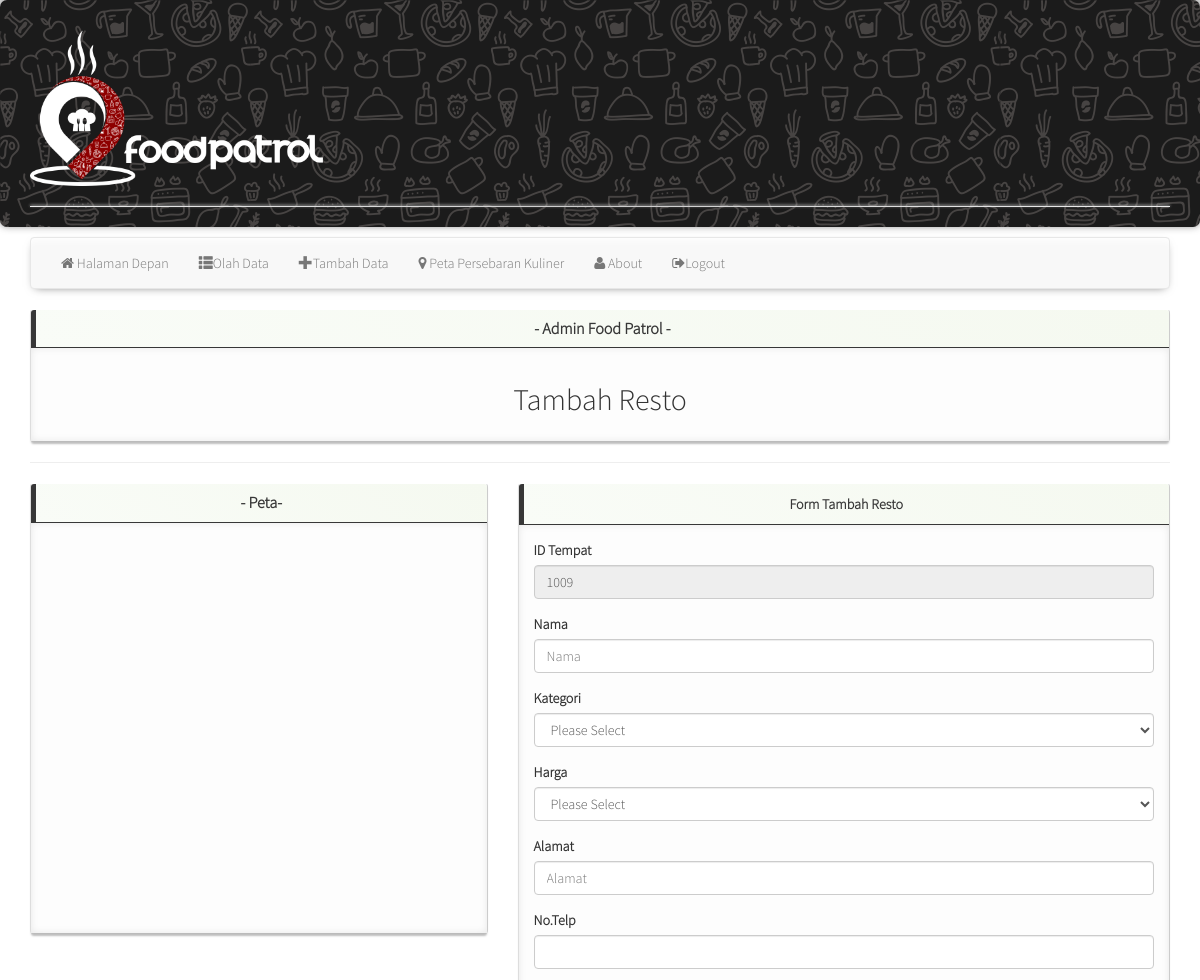
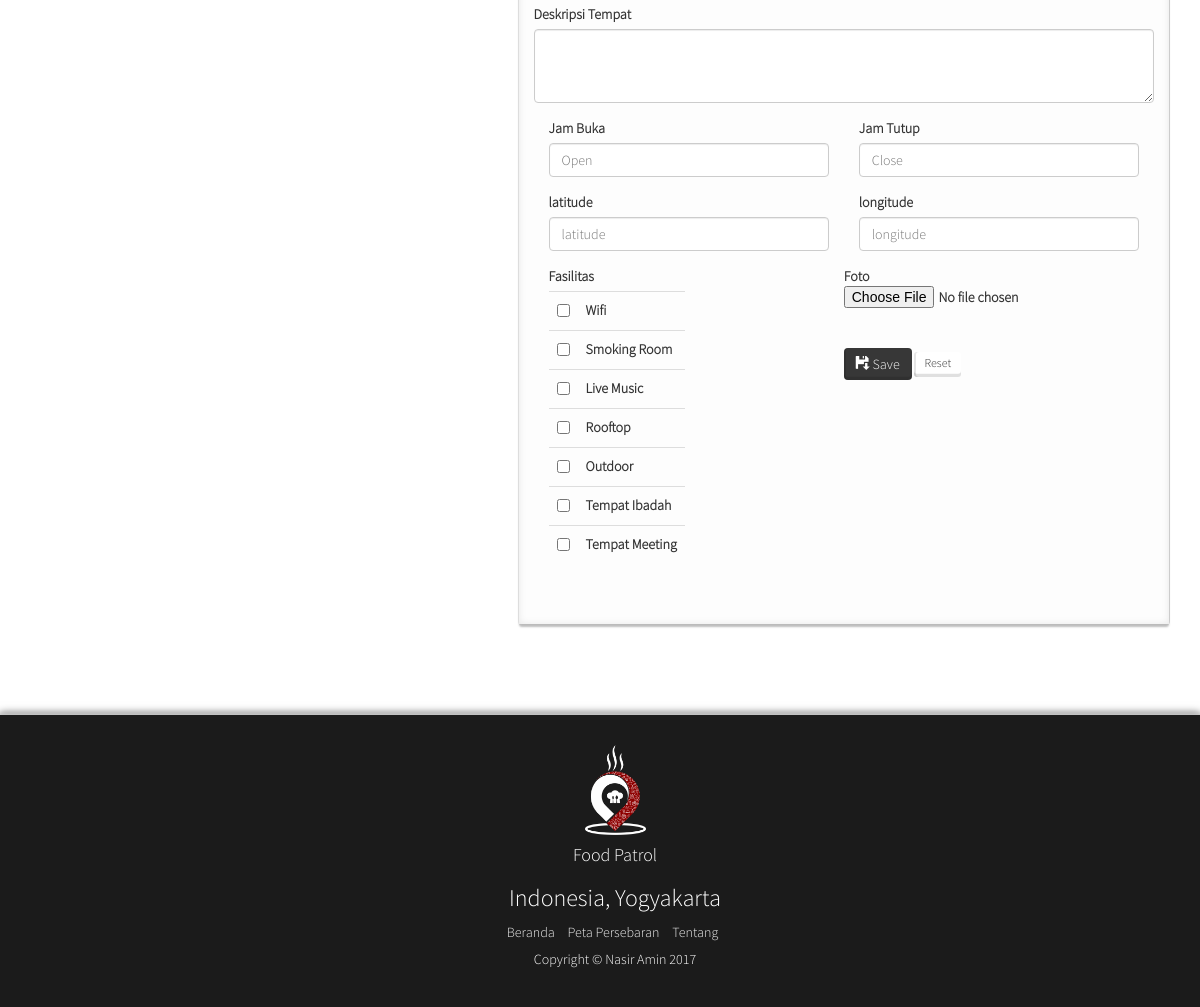
Page /tambah_resto.php on the earlier database version (2 pictures, top to bottom).
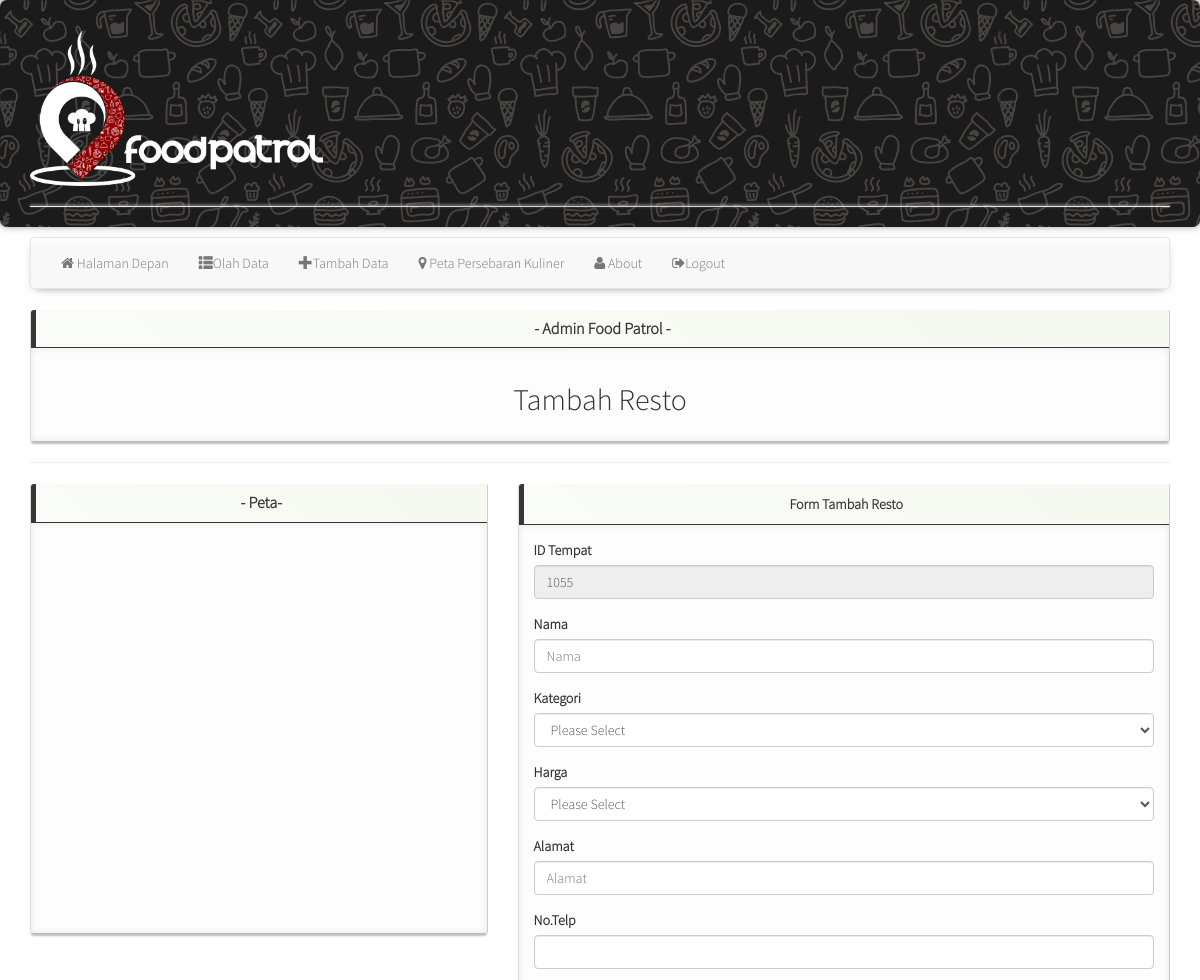
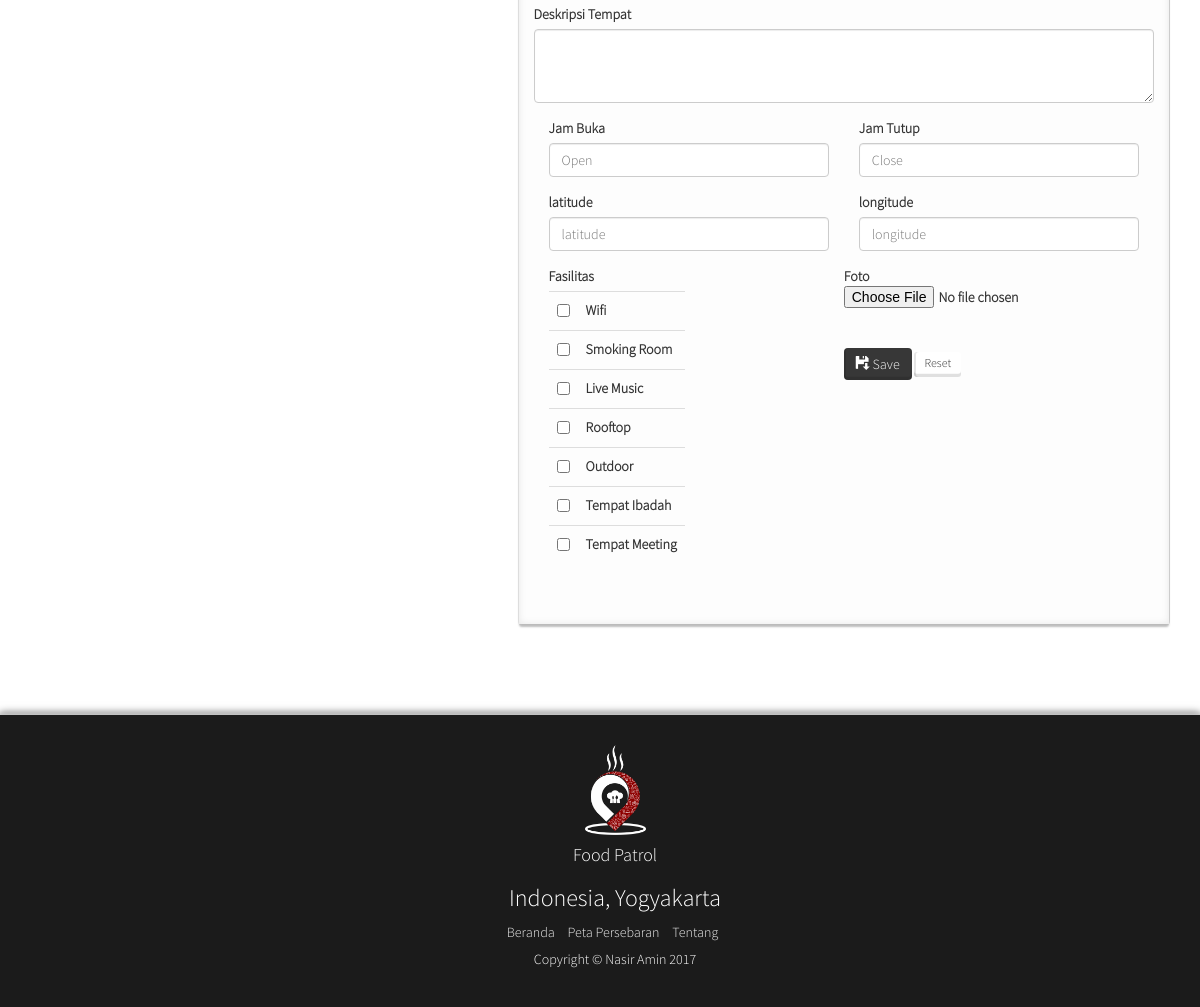
Same page on the later database version (2 pictures, top to bottom).
### tables this page shows
CREATE TABLE `tempat` (
  `id_tempat` int(20) NOT NULL,
  `nama_tempat` varchar(100) NOT NULL,
  `alamat` text NOT NULL,
  `no_telp` varchar(100) NOT NULL,
  `deskripsi` text NOT NULL,
  `id_kategori_tempat` int(20) NOT NULL,
  `url` varchar(255) NOT NULL,
  `open_time` time NOT NULL,
  `close_time` time NOT NULL,
  `lat` double NOT NULL,
  `lng` double NOT NULL,
  `id_harga` int(20) NOT NULL,
  `status` int(20) NOT NULL,
  `rating` float NOT NULL
);

CREATE TABLE `fasilitas` (
  `id_fasilitas` int(20) NOT NULL,
  `nama_fasilitas` varchar(100) NOT NULL,
  `url` varchar(255) NOT NULL
);

### tambah_resto.php (the view, shortened to what this page needs)
<?php
$title = "Admin Food Patrol";
include_once "header.php";
include_once "koneksi.php";
$query = "SELECT id_tempat FROM tempat ORDER BY id_tempat DESC LIMIT 1";
$result = mysql_query($query, $koneksi);
$row = mysql_fetch_array($result);
$last_id = $row["id_tempat"];
$id_letter = substr($last_id, 0, 1);
$id_num = substr($last_id, 1) + 1;
$id_num = str_pad($id_num, 3, "0", STR_PAD_LEFT);
$new_id = $id_letter . $id_num;
?>
<link rel="stylesheet" type="text/css" href="css/jquery.datetimepicker.css"/>
      <div class="row">
        <div class="col-md-12">
          <div class="panel panel-info panel-dashboard">
            <div class="panel-heading centered">
              <h2 class="panel-title"><strong> - <?php echo $title ?> - </strong></h2>
            </div>
            <div class="panel-body centered">
                     <h2>Tambah Resto</h2>
                    </div>
              </div>
                  <hr />
                  <div class="row">
 <div class="col-md-5">
          <div class="panel panel-info panel-dashboard">
            <div class="panel-heading centered">
              <h2 class="panel-title"><strong> - Peta- </strong></h4>
            </div>
            <div class="panel-body">
              <div id="map" style="width:100%;height:380px;"></div>
            </div>
          </div>
        </div>
                   <div class="col-md-7">
                     <div class="panel panel-info panel-dashboard">
                        <div class="panel-heading centered">
                             Form Tambah Resto
                        </div>
                       <div class="panel-body">
                  <form  method="post" enctype="multipart/form-data" name="form"  action="input_resto.php">
   <div class="form-group">
    <label class="col-form-label" for="id_tempat">ID Tempat</label>
   <input type="text" class="form-control" name="id_tempat" id="id_tempat"  placeholder="ID"  readonly="readonly" value="<?php echo $new_id; ?>">
  </div>
  <div class="form-group">
    <label class="col-form-label" for="nama">Nama </label>
   <input type="text" class="form-control" name="nama_tempat" id="nama" required placeholder="Nama" >
  </div>
   <div class="form-group">
    <label class="col-form-label" for="id_kategori_tempat">Kategori </label>
      <select  name="id_kategori_tempat" class="form-control">
    <option>Please Select</option>
    </select>
  </div>
  <div class="form-group">
    <label class="col-form-label" for="harga">Harga </label>
      <select  name="id_harga" class="form-control">
    <option>Please Select</option>
    </select>
  </div>
  <div class="form-group">
    <label class="col-form-label"  for="alamat_tempat">Alamat</label>
   <input type="text" class="form-control" name="alamat" id="alamat_tempat" required placeholder="Alamat"/>
  </div>
  <div class="form-group">
    <label class="col-form-label"  for="no_tempat">No.Telp</label>
   <input type="text" class="form-control" name="no_telp" id="no_tempat" required placeholder=""/>
  </div>
  <div class="form-group">
    <label  for="deskripsi_tempat">Deskripsi Tempat</label>
   <textarea type="text" class="form-control" name="deskripsi" id="deskripsi_tempat" rows="3" >
  </textarea>
  </div>
 <div class="form-row">
    <div class="form-group col-md-6">
      <label  class="col-form-label">Jam Buka</label>
      <input  class="form-control" name="open_time" id="open_time" placeholder="Open">
    </div>
    <div class="form-group col-md-6">
      <label  class="col-form-label">Jam Tutup</label>
      <input  class="form-control" name="close_time" id="close_time" placeholder="Close">
    </div>
  </div>
 <div class="form-row">
  <div class="form-group col-md-6">
    <label class="col-form-label" >latitude </label>
   <input type="text" class="form-control" name="lat" id="latitude" required placeholder="latitude" >
  </div>
  <div class="form-group col-md-6">
    <label class="col-form-label">longitude</label>
   <input type="text" class="form-control" name="lng" id="longitude" required placeholder="longitude" >
  </div>
</div>
<div class="form-group">
  <div class="form-group col-md-6">
      <label class="col-form-label" for="id_tempat">Fasilitas</label>
        <div class="form-check">
          <label class="form-check-label">
              <table class="table ">
       <?php
          $query= mysql_query("select * from fasilitas");
          while($hasil=mysql_fetch_array($query)){
       ?>
          <tr>
           <td>
                <input type="checkbox" class="form-check-input" name="fasilitas[]"
                value="<?php echo $hasil['id_fasilitas']?>">
          </td>
           <td>
                <?php echo $hasil['nama_fasilitas']?>
          </td>
          </tr>
       <?php
         }
       ?>
              </table>
            </label>
          </div>
  </div>
</div>
<div class="form-group">
    <label class="custom-file" >Foto
    <input class="custom-file-input" type="file" name="url" placeholder="foto" />
 </div>
  <br>
   <button class="btn btn-primary" type="submit" name="submit" id="submit" value="submit" ><span class="glyphicon glyphicon-floppy-save"></span>&nbsp;Save</button> <button type="reset" class="btn btn-default btn-sm">Reset</button></div>
 </div>
            </div>
          </div></div></div></div>
<?php include_once "footer.php" ?>

### header.php (shortened to what this page needs)
<!DOCTYPE html>
<html lang="en">
  <head>
    <link href="css/bootstrap.min.css" rel="stylesheet">
    <link rel="stylesheet" href="css/font-awesome.min.css">
    <link href="css/style.css" rel="stylesheet">
    <link href="css/datatable-bootstrap.css" rel="stylesheet">
  </head>
  <body>
    <div class="footer footer2">
    <div class="container">
      <div class="row">
                <img  src="img/logofixheader.png" width="25%" height="25%" />
              </div>
            </div>
            <hr class="hr1 margin-b-10" />
          </div>
    <div class="container margin-b70">
    <nav class="navbar navbar-default navbar-utama" role="navigation">
        <div class="collapse navbar-collapse navbar-ex1-collapse">
          <ul class="nav navbar-nav">
            <li><a href="home.php"><i class="fa fa-home"></i> Halaman Depan</a></li>
            <li class="dropdown"><a class="dropdown-toggle" data-toggle="dropdown" href="#"><i class="glyphicon glyphicon-th-list"></i>Olah Data </a>
       </li>
       <li class="dropdown"><a class="dropdown-toggle" data-toggle="dropdown" href="#"><i class="glyphicon glyphicon-plus"></i>Tambah Data </a>
       </li>
            <li><a href="peta.php"><i class="fa fa-map-marker"></i> Peta Persebaran Kuliner</a></li>
            <li><a href="about.php" data-toggle="modal" data-target="#about"><i class="fa fa-user"></i> About</a></li>
            <li><a href="logout.php" data-toggle="modal" data-target="#about"><i class="fa fa-sign-out"></i>Logout</a></li>
          </ul>
        </div>
      </nav>

### footer.php (shortened to what this page needs)
<div class="footer footer1">
      <div class="container">
        <div class="row">
          <div class="col-md-4 col-md-offset-4">
            <img src="img/logo-doang.png" width="61" height="90" />
            <h4 class="white">Food Patrol</h4>
          <h3 class="white">Indonesia, Yogyakarta</h3>
          <ul class="list-inline">
            <li><a href="home.php" class="link-footer">Beranda</a></li>
            <li><a href="peta.php" class="link-footer">Peta Persebaran</a></li>
            <li><a href="about.php" data-toggle="modal" data-target="#about" class="link-footer">Tentang</a></li>
          </ul>
          <h5 class="white">Copyright &copy; Nasir Amin 2017</h5>
          </div>
        </div>
      </div>
    </div>
  </body>
</html>

### css/style.css (style rules this page uses)
body { font-family: sistem; }
textarea { resize: vertical; }
.btn { border: 0; border-bottom: 0; border-left: 0; font-weight: '900'; box-shadow: inset 0 -3.2px rgba(0, 0, 0, 0.12), inset 2px 0 rgba(0, 0, 0, 0.1); outline: none; -webkit-outline: none; -o-outline: none; -moz-outline: none; }
.btn-sm { padding-top: 1.5px; }
.navbar-utama { box-shadow: 0px 3px 9px -5px #6D6D6D, 0px 7px 8px -5px #fff inset; }
.footer1 { padding: 30px; text-align: center; box-shadow: 0px -2px 4px #ccc, 0 -2px 8px 0px #666; background-color: #1B1B1B; }
.footer2 { background: url("../img/background.png"); padding: 30px; text-align: left; margin-bottom: 10px; box-shadow: 0px -2px 4px #ccc, 0 -2px 8px 0px #666; border-radius: 7px; background-color: #1B1B1B; }
.margin-b-10 { margin-bottom: -10px; }
.margin-b70 { margin-bottom: 70px; }
.white { color: white; }
a.link-footer { color: #f0f0f0; text-decoration: none; }
.hr1 { border: 0; height: 1px; background: #333; background-image: -webkit-linear-gradient(left, #eee, #ccc, #eee); background-image: -moz-linear-gradient(left, #eee, #ccc, #eee); background-image: -ms-linear-gradient(left, #eee, #ccc, #eee); background-image: -o-linear-gradient(left, #eee, #ccc, #eee); box-shadow: 0px -1px 3px #fff, 0px 1px 1px rgba(0, 0, 0, 0.1); }
.centered { width: 100%; text-align: center; }
.panel-dashboard { border-top: 1px solid #fff; border-left: 1px solid #ddd; border-right: 1px solid #ccc; border-bottom: 1px solid #bbb; box-shadow: 0px 3px 2px -1px #BEBEBE; }
.panel-dashboard>.panel-heading { border-left: 5px solid #373737; color: #373737; font-weight: bold; background: #f9fcf7; background: -moz-linear-gradient(45deg, #f9fcf7 0%, #f5f9f0 100%); background: -webkit-gradient(linear, left bottom, right top, color-stop(0%, #f9fcf7), color-stop(100%, #f5f9f0)); background: -webkit-linear-gradient(45deg, #f9fcf7 0%, #f5f9f0 100%); background: -o-linear-gradient(45deg, #f9fcf7 0%, #f5f9f0 100%); background: -ms-linear-gradient(45deg, #f9fcf7 0%, #f5f9f0 100%); background: linear-gradient(45deg, #f9fcf7 0%, #f5f9f0 100%); filter: progid:DXImageTransform.Microsoft.gradient( startColorstr='#f9fcf7', endColorstr='#f5f9f0', GradientType=1 ); }
.panel-dashboard>.panel-body { background: #fdfdfd; box-shadow: 0px 0px 10px -2px #ddd inset; }

Differences in the rows shown:
no longer on this page (row edited): tempat: id_tempat "1009"
added tempat: id_tempat "1055"
